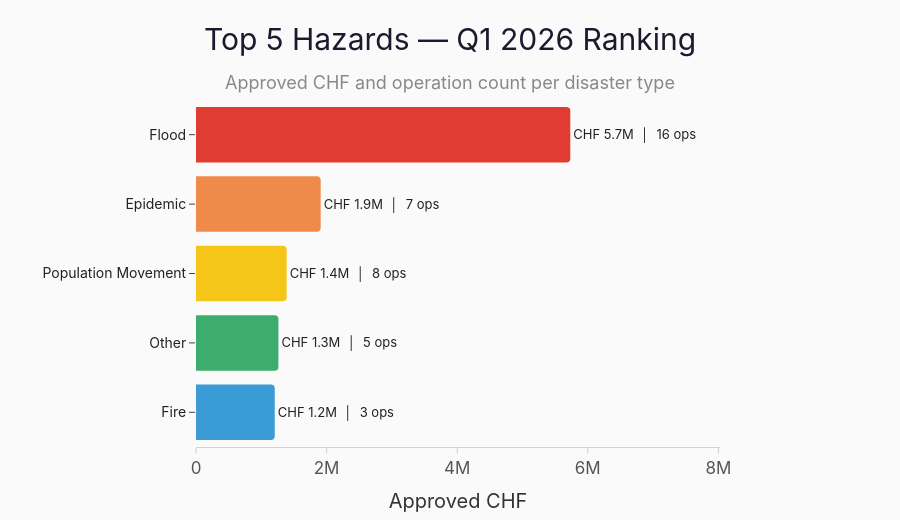

The notebook cell this image was saved under:
### Markdown cell above
## Figures B1 & B2: Disaster-Type Ranking + Year-over-Year Trend

Split into two standalone figures:
- **B1** — 2026 Q1 ranking: top 5 hazards by approved CHF (horizontal bar)
- **B2** — Q1 trend 2022–2026: multi-year line chart for those same 5 hazards

### Code cell
# ── Shared data prep for B1 and B2 ───────────────────────────────────────────
hazard_all = (
    q1_history
    .groupby('disaster_definition', as_index=False)
    .agg(total_chf=('total_approved_chf', 'sum'))
)
top5 = hazard_all.nlargest(5, 'total_chf')['disaster_definition'].tolist()
hazard_color_map = {h: HAZARD_PALETTE[i] for i, h in enumerate(top5)}

# 2026 Q1 snapshot with ops count
snap_2026 = (
    q1_history[q1_history['approval_year'] == 2026]
    .groupby('disaster_definition', as_index=False)
    .agg(total_chf=('total_approved_chf', 'sum'), ops=('appeal_id', 'nunique'))
)
snap_2026 = snap_2026[snap_2026['disaster_definition'].isin(top5)].sort_values('total_chf')

# Multi-year trend
hazard_trend = (
    q1_history[q1_history['disaster_definition'].isin(top5)]
    .groupby(['approval_year', 'disaster_definition'], as_index=False)['total_approved_chf']
    .sum()
)
hazard_trend['approval_year'] = hazard_trend['approval_year'].astype(int)

# ── Figure B1: 2026 Q1 Ranking with operation count badges ──────────────────
bar_colors = [hazard_color_map.get(h, GREY) for h in snap_2026['disaster_definition']]

fig_b1 = go.Figure()
fig_b1.add_trace(go.Bar(
    x=snap_2026['total_chf'],
    y=snap_2026['disaster_definition'],
    orientation='h',
    marker_color=bar_colors,
    marker_line_width=0,
    marker_cornerradius=4,
    text=[f'{human_chf(v)}  │  {ops} ops' for v, ops in zip(snap_2026['total_chf'], snap_2026['ops'])],
    textposition='outside',
    textfont={'size': 13, 'color': INK, 'family': FLR_FONT},
    cliponaxis=False,
    showlegend=False,
))

fig_b1.update_layout(
    **flr_layout(
        'Top 5 Hazards — Q1 2026 Ranking',
        subtitle='Approved CHF and operation count per disaster type',
        height=520, margin_b=60, margin_t=100, margin_l=160, margin_r=180,
    ),
    xaxis=flr_xaxis('Approved CHF', range=[0, snap_2026['total_chf'].max() * 1.40]),
    yaxis=flr_yaxis('', showgrid=False),
)
fig_b1.update_yaxes(tickfont={'size': 14, 'color': INK, 'family': FLR_FONT})

save_figure(fig_b1, 'figure_b1_hazard_ranking_2026', width=1200, height=520)
fig_b1

### Figure 1 — Plotly figure (JSON) as saved in the notebook; plotly's stock layout.template omitted (floating-point values rounded to 4 significant figures)
{"data": [{"cliponaxis": false, "marker": {"color": ["#3A9BD5", "#3DAD6E", "#F5C518", "#F08A4B", "#E03C31"], "cornerradius": 4, "line": {"width": 0}}, "orientation": "h", "showlegend": false, "text": ["CHF 1.2M  │  3 ops", "CHF 1.3M  │  5 ops", "CHF 1.4M  │  8 ops", "CHF 1.9M  │  7 ops", "CHF 5.7M  │  16 ops"], "textfont": {"color": "#222222", "family": "Inter, Segoe UI, Helvetica Neue, Arial, sans-serif", "size": 13}, "textposition": "outside", "type": "bar", "x": [1205899, 1262013, 1388247, 1909630, 5732026], "y": ["Fire", "Other", "Population Movement", "Epidemic", "Flood"]}], "layout": {"font": {"color": "#444444", "family": "Inter, Segoe UI, Helvetica Neue, Arial, sans-serif", "size": 15}, "height": 520, "hoverlabel": {"bgcolor": "white", "bordercolor": "#ddd", "font": {"family": "Inter, Segoe UI, Helvetica Neue, Arial, sans-serif", "size": 14}}, "margin": {"b": 60, "l": 160, "r": 180, "t": 100}, "paper_bgcolor": "#fafafa", "plot_bgcolor": "#fafafa", "title": {"font": {"color": "#1a1a2e", "family": "Inter, Segoe UI Semibold, Inter, Segoe UI, Helvetica Neue, Arial, sans-serif", "size": 30}, "pad": {"b": 18}, "text": "Top 5 Hazards — Q1 2026 Ranking<br><span style=\"font-size:18px;color:#888;\">Approved CHF and operation count per disaster type</span>", "x": 0.5, "xanchor": "center"}, "xaxis": {"automargin": true, "linecolor": "#d0d0d0", "linewidth": 1, "range": [0, 8025000.0], "showgrid": false, "showline": true, "tickcolor": "#d0d0d0", "tickfont": {"color": "#555555", "family": "Inter, Segoe UI, Helvetica Neue, Arial, sans-serif", "size": 17}, "ticklen": 6, "ticks": "outside", "tickwidth": 1, "title": {"font": {"color": "#333333", "family": "Inter, Segoe UI, Helvetica Neue, Arial, sans-serif", "size": 20}, "standoff": 16, "text": "Approved CHF"}, "zeroline": false}, "yaxis": {"automargin": true, "gridcolor": "#e8e8e8", "gridwidth": 0.7, "showgrid": false, "showline": false, "tickfont": {"color": "#222222", "family": "Inter, Segoe UI, Helvetica Neue, Arial, sans-serif", "size": 14}, "ticklen": 6, "ticks": "outside", "tickwidth": 1, "title": {"font": {"color": "#333333", "family": "Inter, Segoe UI, Helvetica Neue, Arial, sans-serif", "size": 20}, "standoff": 16, "text": ""}, "zeroline": false}}}
